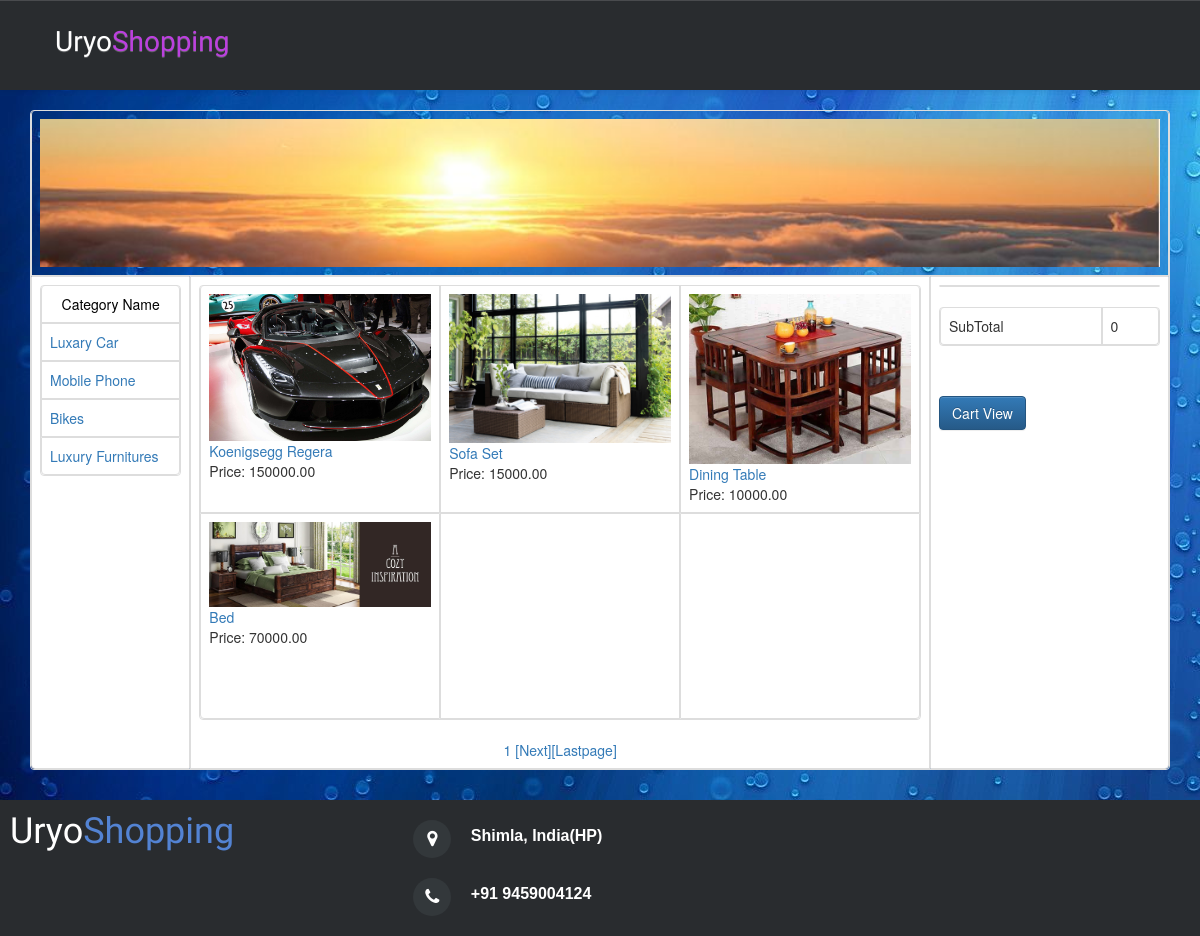
The page / on the database its author committed.
### tables this page shows
CREATE TABLE IF NOT EXISTS `tbl_category` (
  `cat_id` int(10) unsigned NOT NULL AUTO_INCREMENT,
  `cat_parent_id` int(11) NOT NULL DEFAULT '0',
  `cat_name` varchar(50) NOT NULL DEFAULT '',
  `cat_description` varchar(200) NOT NULL DEFAULT '',
  `cat_image` varchar(255) NOT NULL DEFAULT '',
  PRIMARY KEY (`cat_id`),
  KEY `cat_parent_id` (`cat_parent_id`),
  KEY `cat_name` (`cat_name`)
);

CREATE TABLE IF NOT EXISTS `tbl_product` (
  `pd_id` int(10) unsigned NOT NULL AUTO_INCREMENT,
  `cat_id` int(10) unsigned NOT NULL,
  `pd_name` varchar(100) NOT NULL DEFAULT '',
  `pd_description` text NOT NULL,
  `pd_price` decimal(20,2) NOT NULL,
  `pd_qty` int(10) unsigned NOT NULL DEFAULT '0',
  `pd_image` varchar(200) DEFAULT NULL,
  `pd_thumbnail` varchar(200) DEFAULT NULL,
  `pd_date` datetime DEFAULT NULL,
  `pd_last_update` datetime DEFAULT NULL,
  PRIMARY KEY (`pd_id`),
  KEY `cat_id` (`cat_id`),
  KEY `pd_name` (`pd_name`)
);

### index.php (the view, shortened to what this page needs)
<!DOCTYPE html>
<html>
<head>
    <link rel="stylesheet" href="assets/bootstrap/css/bootstrap.min.css">
    <link rel="stylesheet" href="assets/css/user.css">
    <link rel="stylesheet" href="assets/bootstrap/fonts/font-awesome.min.css">
</head>
<body style="background-image:url(image/watermark.jpg); background-attachment:fixed;">
    <nav class="navbar navbar-default custom-header">
        <div class="container-fluid">
            <div class="navbar-header">
                <a class="navbar-brand navbar-link" href="#">Uryo<span>Shopping</span> </a></div>
            <div class="collapse navbar-collapse" id="navbar-collapse">
            </div>
        </div>
    </nav>
<div class="container">
<table class="table table-bordered" bgcolor="#CCCCCC">
  <tr>
    <td height="106" colspan="3"><img src="image/banner.jpg" width="100%"height="100%" class="img-responsive"/> </img></td>
  </tr>
  <tr>
    <td width="14%" valign="top" bgcolor="#FFFFFF"><?php include("cattbl.php"); ?></td>
    <td width="65%" valign="top" bgcolor="#FFFFFF"><div align="center"></div>
      <div align="center">
        <?php
$rowsPerPage=6;
$pagenum=1;
$offset=($pagenum-1)* $rowsPerPage;
if(isset($_GET['bid']))
{
$catid=$_GET['bid'];
$query = "select * from  `tbl_product` where `cat_id`='$catid' limit $offset, $rowsPerPage" ;
}
else
{
$query = "select * from  `tbl_product` limit $offset, $rowsPerPage" ;
}
$result = mysql_query($query);
$total_records = mysql_num_rows($result);
$num_cols=3;
$num_rows=ceil($total_records/$num_cols);
$num = 0;
echo "<table class='table table-bordered'>";
for($rows=0; $rows < $num_rows; $rows++)
{
echo "<tr>";
for($cols=0; $cols < $num_cols; $cols++)
{
echo "<td align='center' valign='top' width='157' height='206' >";
if($num < $total_records)
{
$id=mysql_result($result, $num, "pd_id");
$title = mysql_result($result, $num, "pd_name");
$description = mysql_result($result,$num,"pd_price");
$image=mysql_result($result,$num,"pd_image");
echo "<img src='admin/upload/$image'  width='250' height='160' class='img-responsive'>";
echo "<a href='pagedesign.php?bid=$id'>$title</a><br>";
echo "Price: $description";
echo  "</td>";
}
else
{
}
$num++;
}
echo"</tr>";
}
echo"</table class='table table-bordered'>";
?>
<?php
$query="select count(*) as `numrows` from `tbl_product`";
$result=mysql_query($query)or die('error,query failed');
$row=mysql_fetch_array($result);
$numrows=$row['numrows'];
$maxPage=ceil($numrows/$rowsPerPage);
$self=$_SERVER['PHP_SELF'];
$pageNum="";
$nav="";
for($page=1;$page<=$maxPage;$page++)
{
if($page==$pageNum)
{
 $nav.=" $page ";
}
else
{
$nav.=" <a href=\"$self?page=$page\">$page</a> ";
}
}
$prev="";
$first="";
$next="";
$last="";
if($pageNum<$maxPage)
{
$page=$pageNum+1;
$next="<a href =\"$self?page=$page\">[Next]</a>";
$last="<a href=\"$self?page=$maxPage\">[Lastpage]</a>";
}
else
{
}
echo $first.$prev.$nav.$next,$last;
?>
    </div></td>
    <td width="30%" valign="top" bgcolor="#FFFFFF"><?php include("indexright1.php");?></td>
  </tr>
</table>
</div>
    <footer>
      <div class="row">
        <div class="col-md-4 col-sm-6 footer-navigation">
            <h3><a href="#">Uryo<span>Shopping</span></a></h3>
          </div>
            <div class="col-md-4 col-sm-6 footer-contacts">
                <div><span class="fa fa-map-marker footer-contacts-icon"> </span>
                    <p>Shimla, India(HP) </p>
                </div>
                <div><span class="fa fa-phone footer-contacts-icon"></span>
                    <p class="footer-center-info email text-left">+91 9459004124 </p>
              </div>
          </div>
      </div>
    </footer>
</body>
</html>

### cattbl.php (shortened to what this page needs)
<!DOCTYPE html PUBLIC "-//W3C//DTD XHTML 1.0 Transitional//EN" "http://www.w3.org/TR/xhtml1/DTD/xhtml1-transitional.dtd">
<html xmlns="http://www.w3.org/1999/xhtml">
<head>
<link rel="stylesheet" href="assets/bootstrap/css/bootstrap.min.css">
    <link rel="stylesheet" href="assets/css/user.css">
    <link rel="stylesheet" href="assets/bootstrap/fonts/font-awesome.min.css">
</head>
<body><form action="" method="post">
<table class="table table-bordered">
  <tr>
  <td  ><div align="center"><font color="#000000">Category Name </font></div></td>
  </tr>
  <?php
  $query="select *from `tbl_category`";
  $result=mysql_query($query);
  while($res=mysql_fetch_array($result))
  {
  echo" <tr>
   <td><a href='index.php?bid=$res[0]'> $res[2]</a></td>
     </tr> ";
  }
  ?>
</table>
</form>
</body>
</html>

### indexright1.php (shortened to what this page needs)
<!DOCTYPE html PUBLIC "-//W3C//DTD XHTML 1.0 Transitional//EN" "http://www.w3.org/TR/xhtml1/DTD/xhtml1-transitional.dtd">
<html xmlns="http://www.w3.org/1999/xhtml">
<head>
<link href="css/main.css" rel="stylesheet">
<link rel="stylesheet" href="assets/bootstrap/css/bootstrap.min.css">
    <link rel="stylesheet" href="assets/css/user.css">
    <link rel="stylesheet" href="assets/bootstrap/fonts/font-awesome.min.css">
</head>
<body bgcolor="#99CCFF">
<form id="form1" name="form1" method="post" action="">
  <table class="table table-bordered">
	<?php
$st=0;
 ?>
  </table>
  <table class="table table-bordered">
    <tr>
      <td>SubTotal</td>
      <td><?php echo $st?></td>
    </tr>
  </table>
  <p>&nbsp;</p>
  <p><a href="cartview.php">
    <input type="button" name="Button" value="Cart View" class='btn btn-small btn-primary'/>
    </a>
  </p>
</form>
</body>
</html>

### assets/css/user.css (style rules this page uses)
.custom-header { background:#292c2f; padding:20px 40px; box-sizing:border-box; border:0; border-radius:0; }
.custom-header a.navbar-brand.navbar-link { color:#fff; font:normal 28px Cookie, Arial, Helvetica, sans-serif; line-height:0.5; margin-right:40px; background:#292c2f; }
.custom-header a.navbar-brand.navbar-link span { color:#bc40df; }
footer { background-color:#292c2f; box-shadow:0 1px 1px 0 rgba(0, 0, 0, 0.12); box-sizing:border-box; width:100%; text-align:left; font:bold 16px sans-serif; margin-top:10px; bottom:0; color:#fff; padding: 10px; }
.footer-navigation h3 { margin:0; font:normal 36px Cookie, cursive; margin-bottom:20px; color:#fff; }
.footer-navigation h3 a { text-decoration:none; color:#fff; }
.footer-navigation h3 span { color:#5383d3; }
.footer-contacts p { display:inline-block; color:#ffffff; vertical-align:middle; }
.fa.footer-contacts-icon { background-color:#33383b; color:#fff; font-size:18px; width:38px; height:38px; border-radius:50%; text-align:center; line-height:38px; margin:10px 15px 10px 0; }

### rows shown on the page
tbl_category: cat_name "Luxary Car"
tbl_category: cat_name "Mobile Phone"
tbl_category: cat_name "Bikes"
tbl_category: cat_name "Luxury Furnitures"
tbl_product: pd_image (picture), pd_name "Koenigsegg Regera", pd_price "150000.00"
tbl_product: pd_image (picture), pd_name "Sofa Set", pd_price "15000.00"
tbl_product: pd_image (picture), pd_name "Dining Table", pd_price "10000.00"
tbl_product: pd_image (picture), pd_name "Bed", pd_price "70000.00"

### other values the page prints
$st "0"
